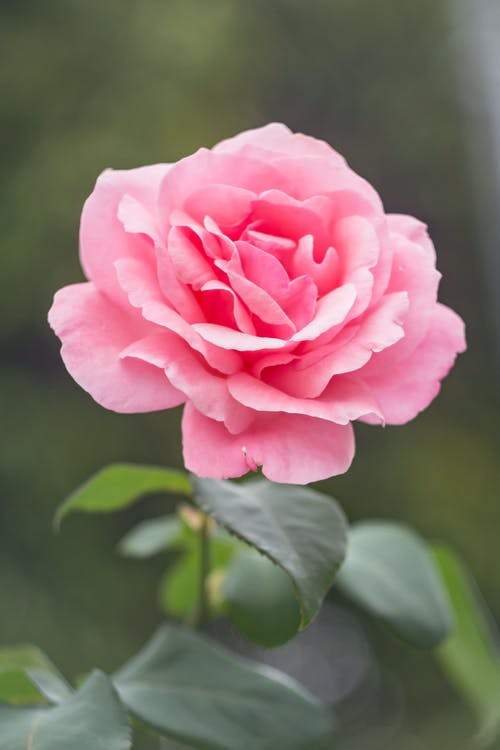
#> input picture pexels-photo-736230.jpeg, 500 x 750 px, found by its file name
$ python -i 'NC Project2.py'   (imports and definitions only)
#> lines starting #> are read from the running program, lines starting #| are printed output that depends on the picture; after the words box and inside, x2 and y2 are one past the last pixel; in counts of white or black regions, pixels touching at a corner belong together; long printed decimals are rounded
# -*- coding: utf-8 -*-
"""
Created on Mon May 25 07:50:07 2020

@author: XD
"""

import tkinter as tk
import numpy as np
import cv2
import matplotlib.pyplot as plt
from skimage.color import label2rgb
import imageio as imio
from skimage import filters
from skimage.color import rgb2gray
from skimage.measure import regionprops
from matplotlib.figure import Figure
from mpl_toolkits.mplot3d import Axes3D
from math import *
n = 20
x = np.random.randint(-50,50,n)
m = np.random.randint(1,200,n)
y = np.random.randint(0,200,n)
z = np.random.randint(0,30,n)
cgx = np.sum(x*m)/np.sum(m)
cgy = np.sum(y*m)/np.sum(m)
cgz = np.sum(z*m)/np.sum(m)
y1 = np.zeros(len(m))

# [21 lines left out: functions D1Shape, D2Shape, D3Shape, not called in this run]
def Image():
    image = rgb2gray(imio.imread(r'C:\Users\TEXON WARE\Documents\NC Project\pexels-photo-736230.jpeg'))
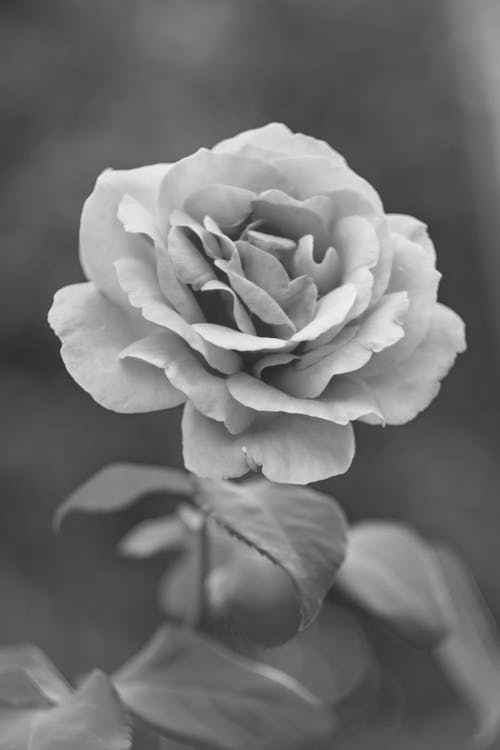
#> image: shape (750, 500) float64; min 0.154, max 0.95, mean 0.441
    threshold_value = filters.threshold_otsu(image)
#> threshold_value = 0.504
    labeled_foreground = (image > threshold_value).astype(int)
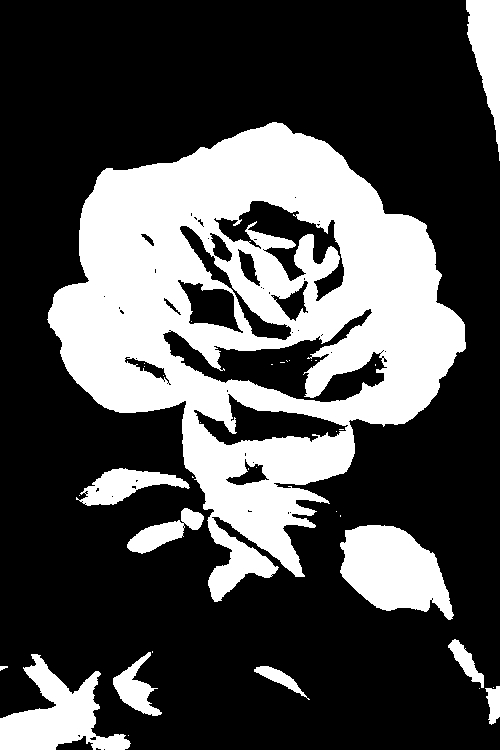
#> labeled_foreground: shape (750, 500) int64; values 0 (black) and 1 (white), 30.4% white; 35 white regions (24 under 20 px)
    properties = regionprops(labeled_foreground,image)
#> properties = 1 regions; box (x1, y1, x2, y2) and area: (0, 0, 500, 750) 113903
    cofm = properties[0].centroid
#> cofm = (362.7, 255.5)
    weighted_cofm = properties[0].weighted_centroid
#> weighted_cofm = (350.5, 255.4)
    print(cofm)
#| (362.737, 255.530)
    colorized = label2rgb(labeled_foreground,image,colors=['black','yellow'],alpha= 0.0)
    fig, ax = plt.subplots()
    ax.imshow(colorized)

    ax.scatter(cofm[1],cofm[0],s = 160, c='C0', marker='.')
    plt.show()
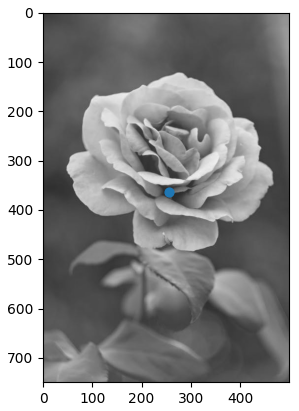
#> figure drawn by matplotlib, 1 panel


# [51 lines left out: functions Circle, Sigmoid, not called in this run]

# [6 lines not run here, left out]
# [1 line that did not run here, left out]
# [1 line that did not run here, left out]
# [1 line that did not run here, left out]
# [1 line that did not run here, left out]
# [1 line that did not run here, left out]
# [1 line that did not run here, left out]
# [1 line that did not run here, left out]
B = tk.Button(text ="Center of Mass of 1D Shape",bg="yellow",fg="black",command=D1Shape)
B2 = tk.Button(text ="Center of Mass of 2D Shape",bg="yellow",fg="black",command=D2Shape)
B3 = tk.Button(text ="Center of Mass of 3D Shape",bg="yellow",fg="black",command=D3Shape)
B4 = tk.Button(text ="Center of Mass of Image",bg="yellow",fg="black",command=Image)
B5 = tk.Button(text ="Center of Mass of Circle",bg="yellow",fg="black",command=Circle)
B6 = tk.Button(text ="Center of Mass of Sigmoid",bg="yellow",fg="black",command=Sigmoid)

# [15 lines not run here, left out]

>>> result = Image()
